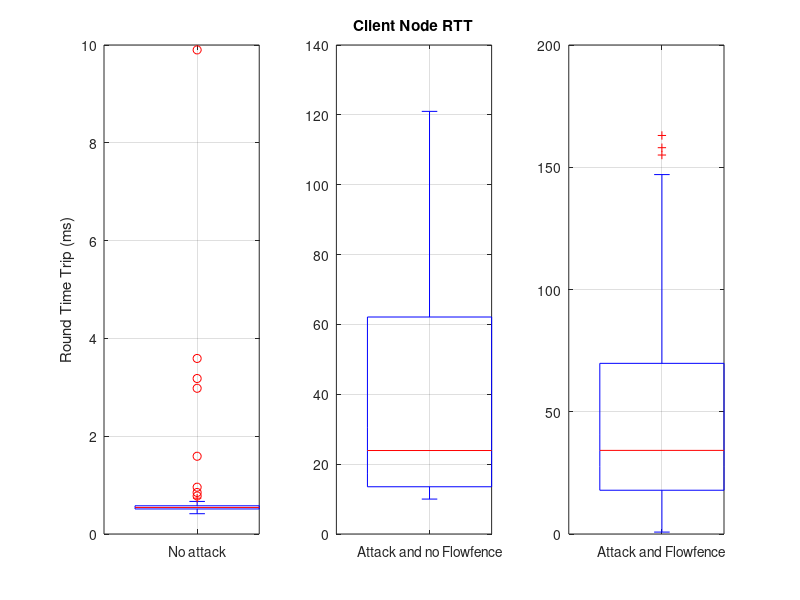

Source code (MATLAB):
clc;
clear all;
close all;

pingNoAttackTimes = csvread('PingWithNoAttack/times.txt');
pingAttackTimes = csvread('PingWithAttack/times.txt');
pingDefenseTimes = csvread('PingWithDefense/times.txt');

figure(1)

%boxplot(times,'labels',{'With no attack', 'With attack and no Flowfence', 'With attack and Flowfence'});
a = subplot(1,3,1)

boxplot(pingNoAttackTimes, 'labels',{'No attack'});
txt = findobj(gca,'Type','text');
set(findobj(gca,'Type','text'),'FontSize',20)
set(txt(1:end),'VerticalAlignment', 'Middle');
grid on

b=subplot(1,3,2)
boxplot(pingAttackTimes, 'labels',{'Attack and no Flowfence'});
txt = findobj(gca,'Type','text');
set(findobj(gca,'Type','text'),'FontSize',20)
set(txt(1:end),'VerticalAlignment', 'Middle');
grid on

subplot(1,3,3)
boxplot(pingDefenseTimes, 'labels',{'Attack and Flowfence'});
txt = findobj(gca,'Type','text');
set(findobj(gca,'Type','text'),'FontSize',20)
set(txt(1:end),'VerticalAlignment', 'Middle');
grid on

ylabel(a,'Round Time Trip (ms)')
title(b, 'Client Node RTT')
% meanUdp100=[meanTxUdpPkts_1' meanRoutedUdpPkts_1' meanRxUdpPkts_1'];
% 
% figure(2)
% boxplot(meanUdp100,'labels',{'Transmitidos', 'Recebidos Roteador', 'Recebidos Servidor'});


% 
% results=importdata('filesNames.csv');
% 
% numTests=7;
% meanTx = zeros(numTests,1);
% meanRx = zeros(numTests,1);
% 
% for i=1:numTests
%     auxStr = strcat(results{i},'/tx_flows_1.txt');     
%     auxTx = csvread(auxStr);
%     meanTx(i,1) = mean(auxTx);
% end
% 
% for i=1:numTests
%     auxStr = strcat(results{i},'/routed_flows_1.txt');
%     auxRouted = csvread(auxStr);
%     meanRouted(i,1) = mean(auxRouted);
% end
% 
% for i=1:numTests
%     auxStr = strcat(results{i},'/rx_flows_1.txt');
%     auxRx = csvread(auxStr);
%     meanRx(i,1) = mean(auxRx);
% end
% 
% format long g
% 
% meanTx
% meanRouted
% meanRx
% 
% figure(2)
% plot(meanTx, 'b');
% plot(auxTx, 'b');
% hold on
%plot(auxRouted, 'k');
%plot(auxRx, 'r');
%hold on;
%plot(meanRx, 'k');

% 
% meanUdp100=[meanTxUdpPkts_1' meanRoutedUdpPkts_1' meanRxUdpPkts_1'];
% 
% figure(2)
% boxplot(meanUdp100,'labels',{'Transmitidos', 'Recebidos Roteador', 'Recebidos Servidor'});
% 
% title('Pacotes por Segundo Inundação UDP Pacotes 1 byte com DETER Flooder')
% txt = findobj(gca,'Type','text');
% set(findobj(gca,'Type','text'),'FontSize',25)
% set(txt(1:end),'VerticalAlignment', 'Middle');
% grid on
% ylabel('Pacotes por Segundo')
% 
